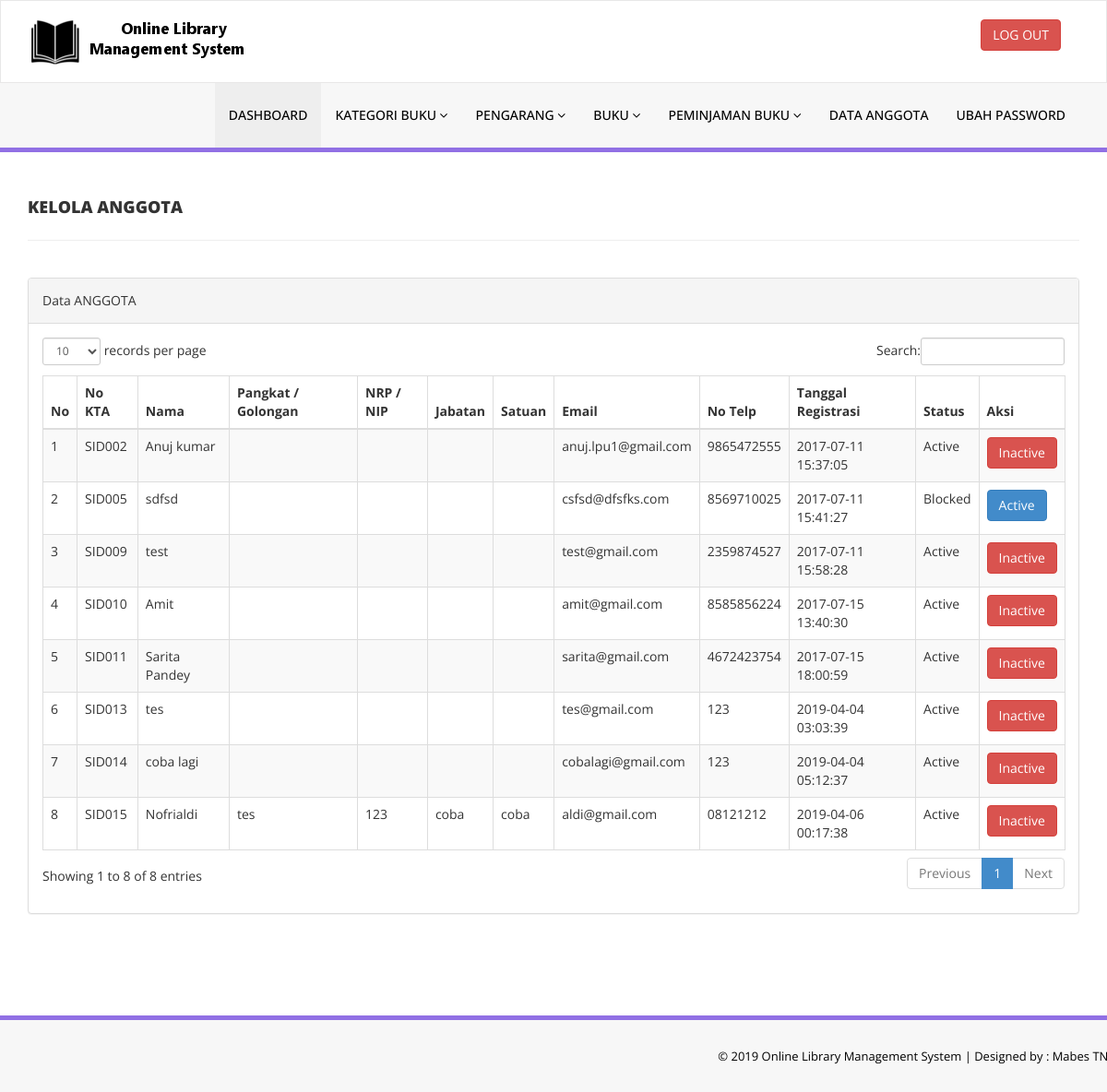
The page /admin/reg-students.php (signed in) on the database its author committed.
### tables this page shows
CREATE TABLE `tblstudents` (
  `id` int(11) NOT NULL,
  `StudentId` varchar(100) DEFAULT NULL,
  `FullName` varchar(120) DEFAULT NULL,
  `EmailId` varchar(120) DEFAULT NULL,
  `MobileNumber` char(11) DEFAULT NULL,
  `Password` varchar(120) DEFAULT NULL,
  `Status` int(1) DEFAULT NULL,
  `RegDate` timestamp NULL DEFAULT CURRENT_TIMESTAMP,
  `UpdationDate` timestamp NULL DEFAULT NULL ON UPDATE CURRENT_TIMESTAMP,
  `Pangkat` varchar(255) DEFAULT NULL,
  `NRP` varchar(255) DEFAULT NULL,
  `Jabatan` varchar(255) DEFAULT NULL,
  `Satuan` varchar(255) DEFAULT NULL
);

### admin/reg-students.php (the view, shortened to what this page needs)
<?php
include('includes/config.php');
if(strlen($_SESSION['alogin'])==0)
    {
header('location:index.php');
}
else{
    ?>
<!DOCTYPE html>
<html xmlns="http://www.w3.org/1999/xhtml">
<head>
    <link href="assets/css/bootstrap.css" rel="stylesheet" />
    <link href="assets/css/font-awesome.css" rel="stylesheet" />
    <link href="assets/js/dataTables/dataTables.bootstrap.css" rel="stylesheet" />
    <link href="assets/css/style.css" rel="stylesheet" />
</head>
<body>
<?php include('includes/header.php');?>
    <div class="content-wrapper">
         <div class="container">
        <div class="row pad-botm">
            <div class="col-md-12">
                <h4 class="header-line">Kelola Anggota</h4>
    </div>
        </div>
            <div class="row">
                <div class="col-md-12">
                    <div class="panel panel-default">
                        <div class="panel-heading">
                          Data ANGGOTA
                        </div>
                        <div class="panel-body">
                            <div class="table-responsive">
                                <table class="table table-striped table-bordered table-hover" id="dataTables-example">
                                    <thead>
                                        <tr>
                                            <th>No</th>
                                            <th>No KTA</th>
                                            <th>Nama</th>
                                            <th>Pangkat / Golongan</th>
                                            <th>NRP / NIP</th>
                                            <th>Jabatan</th>
                                            <th>Satuan</th>
                                            <th>Email </th>
                                            <th>No Telp</th>
                                            <th>Tanggal Registrasi</th>
                                            <th>Status</th>
                                            <th>Aksi</th>
                                        </tr>
                                    </thead>
                                    <tbody>
<?php $sql = "SELECT * from tblstudents";
$query = $dbh -> prepare($sql);
$query->execute();
$results=$query->fetchAll(PDO::FETCH_OBJ);
$cnt=1;
if($query->rowCount() > 0)
{
foreach($results as $result)
{               ?>
                                        <tr class="odd gradeX">
                                            <td class="center"><?php echo htmlentities($cnt);?></td>
                                            <td class="center"><?php echo htmlentities($result->StudentId);?></td>
                                            <td class="center"><?php echo htmlentities($result->FullName);?></td>
                                            <td class="center"><?php echo htmlentities($result->Pangkat);?></td>
                                            <td class="center"><?php echo htmlentities($result->NRP);?></td>
                                            <td class="center"><?php echo htmlentities($result->Jabatan);?></td>
                                            <td class="center"><?php echo htmlentities($result->Satuan);?></td>
                                            <td class="center"><?php echo htmlentities($result->EmailId);?></td>
                                            <td class="center"><?php echo htmlentities($result->MobileNumber);?></td>
                                             <td class="center"><?php echo htmlentities($result->RegDate);?></td>
                                            <td class="center"><?php if($result->Status==1)
                                            {
                                                echo htmlentities("Active");
                                            } else {
                                            echo htmlentities("Blocked");
}
                                            ?></td>
                                            <td class="center">
<?php if($result->Status==1)
 {?>
<a href="reg-students.php?inid=<?php echo htmlentities($result->id);?>" onclick="return confirm('Are you sure you want to block this student?');"" >  <button class="btn btn-danger"> Inactive</button>
<?php } else {?>
                                            <a href="reg-students.php?id=<?php echo htmlentities($result->id);?>" onclick="return confirm('Are you sure you want to active this student?');""><button class="btn btn-primary"> Active</button>
                                            <?php } ?>
                                            </td>
                                        </tr>
 <?php $cnt=$cnt+1;}} ?>
                                    </tbody>
                                </table>
                            </div>
                        </div>
                    </div>
                </div>
            </div>
    </div>
    </div>
  <?php include('includes/footer.php');?>
</body>
</html>
<?php } ?>

### admin/assets/css/style.css (style rules this page uses)
.content-wrapper { margin-top: 40px; min-height:800px; padding-bottom:90px; }
.header-line { font-weight:900; padding-bottom:25px; border-bottom:1px solid #eeeeee; text-transform:uppercase; }
.pad-botm { padding-bottom:30px; }

### rows shown on the page
tblstudents: StudentId "SID002", FullName "Anuj kumar", EmailId "anuj.lpu1@gmail.com", MobileNumber "9865472555", RegDate "2017-07-11 15:37:05"
tblstudents: StudentId "SID005", FullName "sdfsd", EmailId "csfsd@dfsfks.com", MobileNumber "8569710025", RegDate "2017-07-11 15:41:27"
tblstudents: StudentId "SID009", FullName "test", EmailId "test@gmail.com", MobileNumber "2359874527", RegDate "2017-07-11 15:58:28"
tblstudents: StudentId "SID010", FullName "Amit", EmailId "amit@gmail.com", MobileNumber "8585856224", RegDate "2017-07-15 13:40:30"
tblstudents: StudentId "SID011", FullName "Sarita Pandey", EmailId "sarita@gmail.com", MobileNumber "4672423754", RegDate "2017-07-15 18:00:59"
tblstudents: StudentId "SID013", FullName "tes", EmailId "tes@gmail.com", MobileNumber "123", RegDate "2019-04-04 03:03:39"
tblstudents: StudentId "SID014", FullName "coba lagi", EmailId "cobalagi@gmail.com", MobileNumber "123", RegDate "2019-04-04 05:12:37"
tblstudents: StudentId "SID015", FullName "Nofrialdi", Pangkat "tes", NRP "123", Jabatan "coba", Satuan "coba", EmailId "aldi@gmail.com", MobileNumber "08121212", RegDate "2019-04-06 00:17:38"
